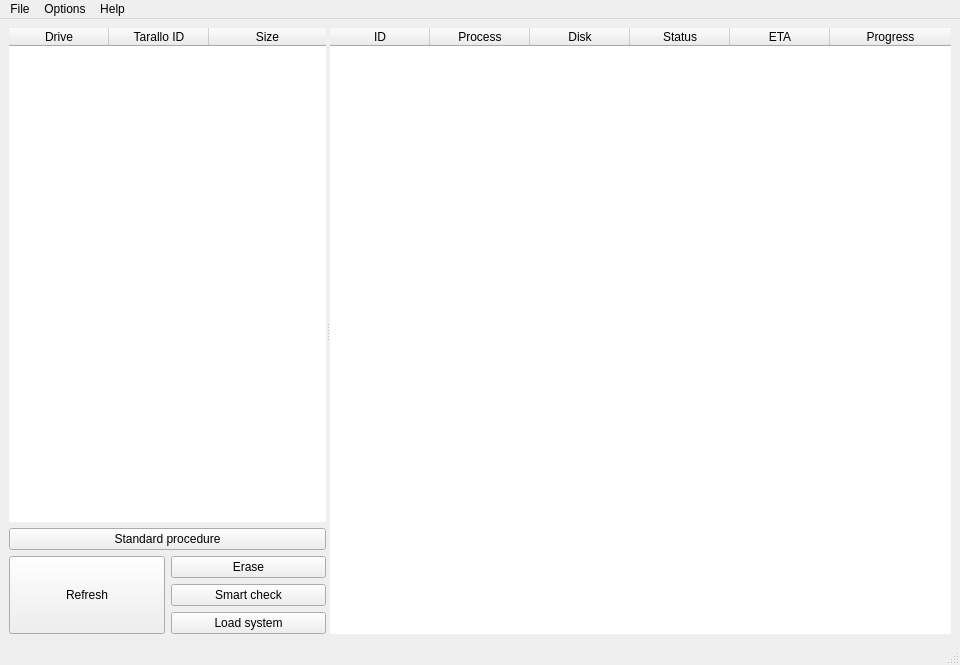
<?xml version="1.0" encoding="UTF-8"?>
<ui version="4.0">
 <class>MainWindow</class>
 <widget class="QMainWindow" name="MainWindow">
  <property name="geometry">
   <rect>
    <x>0</x>
    <y>0</y>
    <width>960</width>
    <height>665</height>
   </rect>
  </property>
  <property name="sizePolicy">
   <sizepolicy hsizetype="Expanding" vsizetype="Minimum">
    <horstretch>0</horstretch>
    <verstretch>0</verstretch>
   </sizepolicy>
  </property>
  <property name="minimumSize">
   <size>
    <width>864</width>
    <height>581</height>
   </size>
  </property>
  <property name="windowTitle">
   <string>Pinolo</string>
  </property>
  <property name="windowIcon">
   <iconset>
    <normaloff>../icon.png</normaloff>../icon.png</iconset>
  </property>
  <property name="autoFillBackground">
   <bool>true</bool>
  </property>
  <property name="styleSheet">
   <string notr="true"/>
  </property>
  <property name="tabShape">
   <enum>QTabWidget::Rounded</enum>
  </property>
  <widget class="QWidget" name="centralwidget">
   <layout class="QVBoxLayout" name="verticalLayout_5">
    <item>
     <widget class="QSplitter" name="splitter">
      <property name="orientation">
       <enum>Qt::Horizontal</enum>
      </property>
      <property name="childrenCollapsible">
       <bool>false</bool>
      </property>
      <widget class="QWidget" name="layoutWidget">
       <layout class="QVBoxLayout" name="verticalLayout_3">
        <property name="spacing">
         <number>6</number>
        </property>
        <item>
         <widget class="QTableWidget" name="diskTable">
          <property name="sizePolicy">
           <sizepolicy hsizetype="Expanding" vsizetype="Expanding">
            <horstretch>0</horstretch>
            <verstretch>0</verstretch>
           </sizepolicy>
          </property>
          <property name="contextMenuPolicy">
           <enum>Qt::ActionsContextMenu</enum>
          </property>
          <property name="styleSheet">
           <string notr="true"/>
          </property>
          <property name="frameShape">
           <enum>QFrame::NoFrame</enum>
          </property>
          <property name="horizontalScrollBarPolicy">
           <enum>Qt::ScrollBarAlwaysOff</enum>
          </property>
          <property name="sizeAdjustPolicy">
           <enum>QAbstractScrollArea::AdjustToContentsOnFirstShow</enum>
          </property>
          <property name="autoScroll">
           <bool>false</bool>
          </property>
          <property name="editTriggers">
           <set>QAbstractItemView::NoEditTriggers</set>
          </property>
          <property name="selectionMode">
           <enum>QAbstractItemView::ExtendedSelection</enum>
          </property>
          <property name="selectionBehavior">
           <enum>QAbstractItemView::SelectRows</enum>
          </property>
          <property name="textElideMode">
           <enum>Qt::ElideMiddle</enum>
          </property>
          <property name="showGrid">
           <bool>false</bool>
          </property>
          <property name="gridStyle">
           <enum>Qt::NoPen</enum>
          </property>
          <property name="sortingEnabled">
           <bool>true</bool>
          </property>
          <property name="cornerButtonEnabled">
           <bool>false</bool>
          </property>
          <property name="columnCount">
           <number>3</number>
          </property>
          <attribute name="horizontalHeaderShowSortIndicator" stdset="0">
           <bool>false</bool>
          </attribute>
          <attribute name="horizontalHeaderStretchLastSection">
           <bool>true</bool>
          </attribute>
          <attribute name="verticalHeaderVisible">
           <bool>false</bool>
          </attribute>
          <attribute name="verticalHeaderShowSortIndicator" stdset="0">
           <bool>true</bool>
          </attribute>
          <column>
           <property name="text">
            <string>Drive</string>
           </property>
          </column>
          <column>
           <property name="text">
            <string>Tarallo ID</string>
           </property>
          </column>
          <column>
           <property name="text">
            <string>Size</string>
           </property>
          </column>
         </widget>
        </item>
        <item>
         <widget class="QPushButton" name="standardProcedureButton">
          <property name="maximumSize">
           <size>
            <width>16777215</width>
            <height>30</height>
           </size>
          </property>
          <property name="toolTip">
           <string>Ctrl+S</string>
          </property>
          <property name="text">
           <string>Standard procedure</string>
          </property>
          <property name="icon">
           <iconset theme="edit-delete"/>
          </property>
          <property name="shortcut">
           <string>Ctrl+S</string>
          </property>
         </widget>
        </item>
        <item>
         <layout class="QHBoxLayout" name="horizontalLayout">
          <item>
           <widget class="QPushButton" name="refreshButton">
            <property name="sizePolicy">
             <sizepolicy hsizetype="Minimum" vsizetype="Minimum">
              <horstretch>0</horstretch>
              <verstretch>0</verstretch>
             </sizepolicy>
            </property>
            <property name="text">
             <string>Refresh</string>
            </property>
            <property name="icon">
             <iconset theme="media-playlist-repeat"/>
            </property>
           </widget>
          </item>
          <item>
           <layout class="QVBoxLayout" name="verticalLayout_4">
            <item>
             <widget class="QPushButton" name="eraseButton">
              <property name="minimumSize">
               <size>
                <width>100</width>
                <height>0</height>
               </size>
              </property>
              <property name="maximumSize">
               <size>
                <width>16777215</width>
                <height>30</height>
               </size>
              </property>
              <property name="cursor">
               <cursorShape>ArrowCursor</cursorShape>
              </property>
              <property name="toolTip">
               <string>Ctrl+E</string>
              </property>
              <property name="text">
               <string>Erase</string>
              </property>
              <property name="icon">
               <iconset theme="edit-clear"/>
              </property>
              <property name="shortcut">
               <string>Ctrl+E</string>
              </property>
             </widget>
            </item>
            <item>
             <widget class="QPushButton" name="smartCheckButton">
              <property name="maximumSize">
               <size>
                <width>16777215</width>
                <height>30</height>
               </size>
              </property>
              <property name="cursor">
               <cursorShape>ArrowCursor</cursorShape>
              </property>
              <property name="toolTip">
               <string>Ctrl+Alt+S</string>
              </property>
              <property name="text">
               <string>Smart check</string>
              </property>
              <property name="icon">
               <iconset theme="drive-harddisk"/>
              </property>
              <property name="shortcut">
               <string>Ctrl+Alt+S</string>
              </property>
             </widget>
            </item>
            <item>
             <widget class="QPushButton" name="loadSystemButton">
              <property name="maximumSize">
               <size>
                <width>16777215</width>
                <height>30</height>
               </size>
              </property>
              <property name="toolTip">
               <string>Ctrl+C</string>
              </property>
              <property name="text">
               <string>Load system</string>
              </property>
              <property name="icon">
               <iconset theme="go-up"/>
              </property>
              <property name="shortcut">
               <string>Ctrl+C</string>
              </property>
             </widget>
            </item>
           </layout>
          </item>
         </layout>
        </item>
       </layout>
      </widget>
      <widget class="QTableWidget" name="queueTable">
       <property name="minimumSize">
        <size>
         <width>580</width>
         <height>0</height>
        </size>
       </property>
       <property name="contextMenuPolicy">
        <enum>Qt::ActionsContextMenu</enum>
       </property>
       <property name="autoFillBackground">
        <bool>false</bool>
       </property>
       <property name="frameShape">
        <enum>QFrame::NoFrame</enum>
       </property>
       <property name="horizontalScrollBarPolicy">
        <enum>Qt::ScrollBarAlwaysOff</enum>
       </property>
       <property name="sizeAdjustPolicy">
        <enum>QAbstractScrollArea::AdjustToContentsOnFirstShow</enum>
       </property>
       <property name="autoScroll">
        <bool>false</bool>
       </property>
       <property name="editTriggers">
        <set>QAbstractItemView::NoEditTriggers</set>
       </property>
       <property name="dragEnabled">
        <bool>false</bool>
       </property>
       <property name="dragDropMode">
        <enum>QAbstractItemView::NoDragDrop</enum>
       </property>
       <property name="alternatingRowColors">
        <bool>false</bool>
       </property>
       <property name="selectionMode">
        <enum>QAbstractItemView::ExtendedSelection</enum>
       </property>
       <property name="selectionBehavior">
        <enum>QAbstractItemView::SelectRows</enum>
       </property>
       <property name="showGrid">
        <bool>false</bool>
       </property>
       <property name="gridStyle">
        <enum>Qt::NoPen</enum>
       </property>
       <property name="sortingEnabled">
        <bool>true</bool>
       </property>
       <property name="cornerButtonEnabled">
        <bool>true</bool>
       </property>
       <property name="columnCount">
        <number>6</number>
       </property>
       <attribute name="horizontalHeaderShowSortIndicator" stdset="0">
        <bool>true</bool>
       </attribute>
       <attribute name="horizontalHeaderStretchLastSection">
        <bool>true</bool>
       </attribute>
       <attribute name="verticalHeaderVisible">
        <bool>false</bool>
       </attribute>
       <attribute name="verticalHeaderStretchLastSection">
        <bool>false</bool>
       </attribute>
       <column>
        <property name="text">
         <string>ID</string>
        </property>
       </column>
       <column>
        <property name="text">
         <string>Process</string>
        </property>
       </column>
       <column>
        <property name="text">
         <string>Disk</string>
        </property>
       </column>
       <column>
        <property name="text">
         <string>Status</string>
        </property>
       </column>
       <column>
        <property name="text">
         <string>ETA</string>
        </property>
       </column>
       <column>
        <property name="text">
         <string>Progress</string>
        </property>
       </column>
      </widget>
     </widget>
    </item>
   </layout>
  </widget>
  <widget class="QStatusBar" name="statusbar"/>
  <widget class="QMenuBar" name="menuBar">
   <property name="geometry">
    <rect>
     <x>0</x>
     <y>0</y>
     <width>960</width>
     <height>21</height>
    </rect>
   </property>
   <widget class="QMenu" name="menuFile">
    <property name="title">
     <string>File</string>
    </property>
    <addaction name="newSessionAction"/>
    <addaction name="actionRefresh"/>
    <addaction name="separator"/>
    <addaction name="exitAction"/>
   </widget>
   <widget class="QMenu" name="menuOptions">
    <property name="title">
     <string>Options</string>
    </property>
    <addaction name="networkSettingsAction"/>
    <addaction name="actionTheme"/>
   </widget>
   <widget class="QMenu" name="menuHelp">
    <property name="title">
     <string>Help</string>
    </property>
    <addaction name="actionAboutUs"/>
    <addaction name="actionSourceCode"/>
    <addaction name="separator"/>
    <addaction name="actionVersion"/>
   </widget>
   <addaction name="menuFile"/>
   <addaction name="menuOptions"/>
   <addaction name="menuHelp"/>
  </widget>
  <action name="newSessionAction">
   <property name="text">
    <string>New session</string>
   </property>
   <property name="shortcut">
    <string>Ctrl+N</string>
   </property>
  </action>
  <action name="actionRefresh">
   <property name="text">
    <string>Refresh</string>
   </property>
   <property name="shortcut">
    <string>Ctrl+R</string>
   </property>
  </action>
  <action name="exitAction">
   <property name="text">
    <string>Exit</string>
   </property>
  </action>
  <action name="networkSettingsAction">
   <property name="text">
    <string>Network settings</string>
   </property>
   <property name="shortcut">
    <string>Ctrl+Shift+S</string>
   </property>
  </action>
  <action name="actionAboutUs">
   <property name="text">
    <string>About WEEE Open</string>
   </property>
  </action>
  <action name="actionSourceCode">
   <property name="text">
    <string>Source code</string>
   </property>
  </action>
  <action name="actionVersion">
   <property name="text">
    <string>Version</string>
   </property>
  </action>
  <action name="actionSleep">
   <property name="icon">
    <iconset theme="face-tired"/>
   </property>
   <property name="text">
    <string>Sleep</string>
   </property>
  </action>
  <action name="actionUpload_to_Tarallo">
   <property name="icon">
    <iconset theme="emblem-synchronized"/>
   </property>
   <property name="text">
    <string>Upload to Tarallo</string>
   </property>
  </action>
  <action name="actionUmount">
   <property name="icon">
    <iconset theme="drive-removable-media"/>
   </property>
   <property name="text">
    <string>Umount</string>
   </property>
  </action>
  <action name="actionShow_SMART_data">
   <property name="icon">
    <iconset theme="drive-harddisk"/>
   </property>
   <property name="text">
    <string>Show SMART data</string>
   </property>
  </action>
  <action name="actionTheme">
   <property name="text">
    <string>Theme</string>
   </property>
  </action>
 </widget>
 <resources/>
 <connections/>
</ui>
